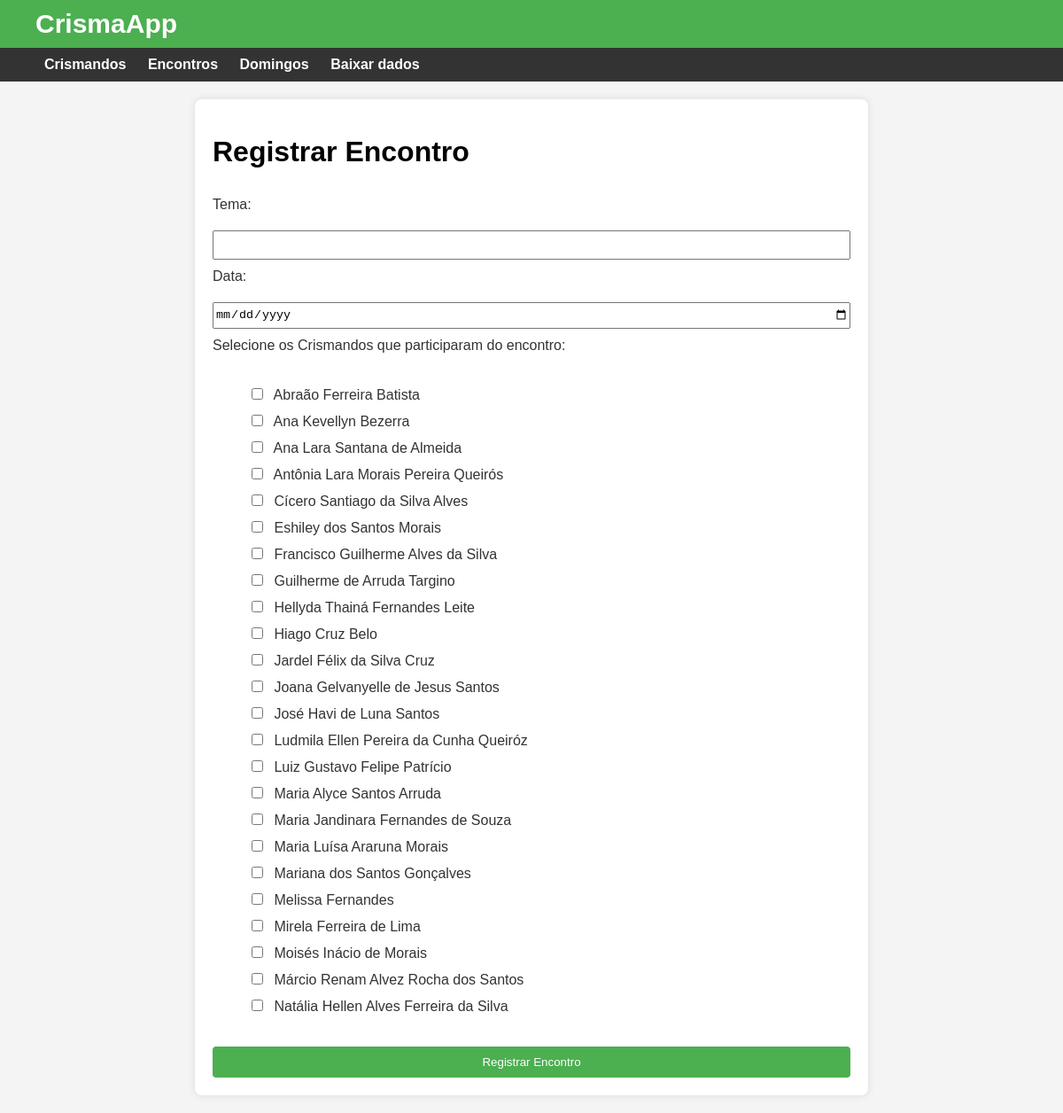
The app's page /encontro/novo (signed in) with its own data.
### crismaapp/models.py (models this page shows, shortened)
class Crismando(Model):
    nome = CharField(unique=True)
    telefone = CharField()
    data_nasc = DateField(formats='%d/%m/%y')
    class Meta:
        database = db

### crismaapp/routes.py (the view, shortened to what this page needs)
@app.route('/encontro/novo', methods=['POST', 'GET'])
def registrar_encontro():
    if not session.get('logged'):
        return redirect('/login')
    return render_template(
        'registrar_encontro.html',
        crismandos=list(sorted(Crismando.select(), key=lambda crismando: crismando.nome))
    )

### templates/registrar_encontro.html (shortened to what this page needs)
{% extends 'base.html' %}
{% block head %}
    <link rel="stylesheet" href="/static/css/mainpage.css">
    <link rel="stylesheet" href="/static/css/form.css">
{% endblock %}
{% block content %}
    <form method="post" enctype="multipart/form-data">
        <h1>Registrar Encontro</h1>
        <label for="tema">Tema:</label>
        <input type="text" id="tema" name="tema" required>
        <label for="data">Data:</label>
        <input type="date" id="data" name="data" required>
        <label for="crismandos">Selecione os Crismandos que participaram do encontro:</label>
        <ul>
        {% for crismando in crismandos %}
            <label for="{{crismando.id}}">
                <input type="checkbox" id="{{crismando.id}}" name="crismandos[]" value="{{crismando.id}}"> {{crismando.nome}}
            </label>
        {% endfor %}
        </ul>
        <button type="submit">Registrar Encontro</button>
    </form>
{% endblock %}

### static/css/mainpage.css (style rules this page uses)
body { font-family: Arial, sans-serif; margin: 0; padding: 0; background-color: #f4f4f4; }
form { display: flex; flex-direction: column; gap: 10px; }

### static/css/form.css (style rules this page uses)
form { max-width: 60%; margin: 20px auto; background-color: #fff; padding: 20px; border-radius: 8px; box-shadow: 0 0 10px rgba(0, 0, 0, 0.1); }
label { display: block; margin-bottom: 10px; color: #333; }
input[type="checkbox"] { margin-right: 8px; }
input[type="text"], input[type="date"] { height: 2em }
button { background-color: #4caf50; color: #fff; padding: 10px; border: none; border-radius: 4px; cursor: pointer; }

### records on screen
Crismando: nome "Abraão Ferreira Batista"
Crismando: nome "Ana Kevellyn Bezerra"
Crismando: nome "Ana Lara Santana de Almeida"
Crismando: nome "Antônia Lara Morais Pereira Queirós"
Crismando: nome "Cícero Santiago da Silva Alves"
Crismando: nome "Eshiley dos Santos Morais"
Crismando: nome "Francisco Guilherme Alves da Silva"
Crismando: nome "Guilherme de Arruda Targino"
Crismando: nome "Hellyda Thainá Fernandes Leite"
Crismando: nome "Hiago Cruz Belo"
Crismando: nome "Jardel Félix da Silva Cruz"
Crismando: nome "Joana Gelvanyelle de Jesus Santos"
Crismando: nome "José Havi de Luna Santos"
Crismando: nome "Ludmila Ellen Pereira da Cunha Queiróz"
Crismando: nome "Luiz Gustavo Felipe Patrício"
Crismando: nome "Maria Alyce Santos Arruda"
Crismando: nome "Maria Jandinara Fernandes de Souza"
Crismando: nome "Maria Luísa Araruna Morais"
Crismando: nome "Mariana dos Santos Gonçalves"
Crismando: nome "Melissa Fernandes"
Crismando: nome "Mirela Ferreira de Lima"
Crismando: nome "Moisés Inácio de Morais"
Crismando: nome "Márcio Renam Alvez Rocha dos Santos"
Crismando: nome "Natália Hellen Alves Ferreira da Silva"
